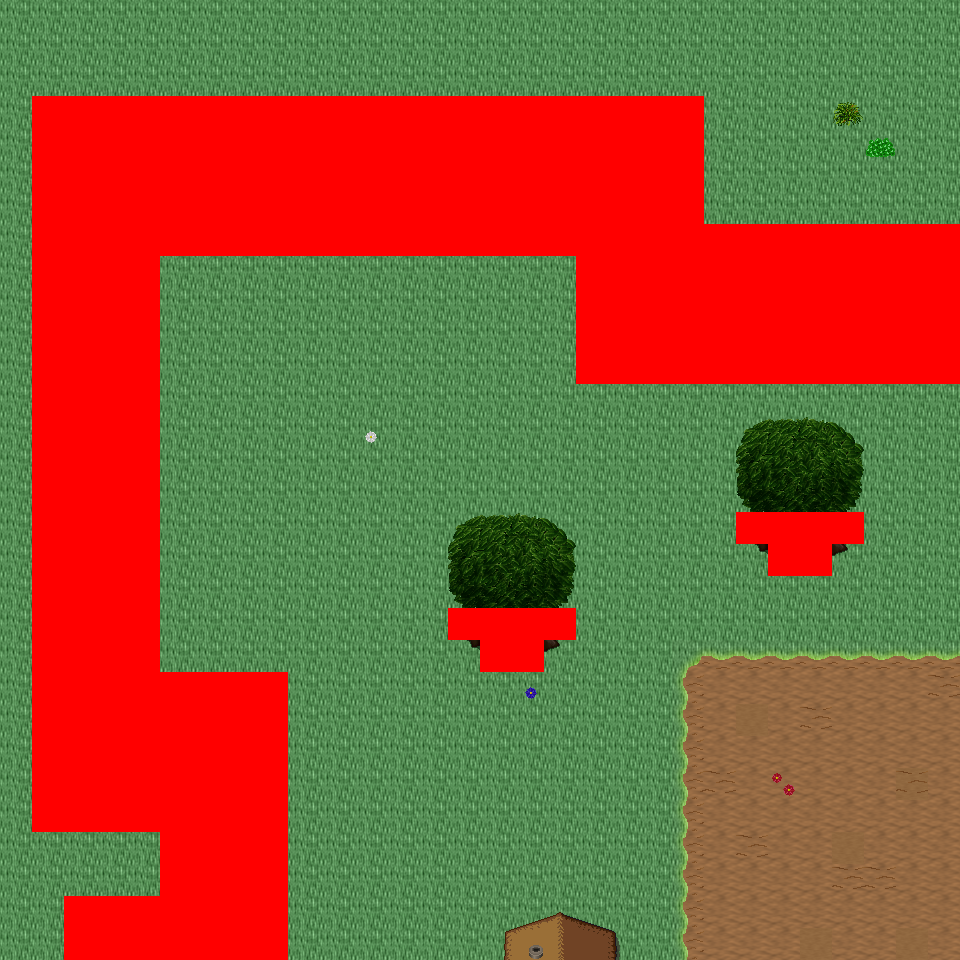

This is a level from a 2D game, rendered from its Tiled map with the project's own tilesets. A one-line summary and the map file follow, with tile-layer data summarised:
An orthogonal 30x30 tile map with 32x32 px tiles, 6 tile layers (Ground, Object, Object2, Above, ...), 46 tilesets and 5 objects (5x mapExit).

<map version="1.0" orientation="orthogonal" renderorder="right-down" width="30" height="30" tilewidth="32" tileheight="32" nextobjectid="6">
  <tileset firstgid="1" name="tileset_logic_collision" tilewidth="32" tileheight="32" tilecount="1" columns="1">
    <image source="../drawable/tileset_logic_collision.png" width="32" height="32" />
  </tileset>
  <tileset firstgid="2" name="tileset_ground_ground" tilewidth="32" tileheight="32" tilecount="33" columns="3">
    <image source="../drawable/tileset_ground_ground.png" width="96" height="352" />
  </tileset>
  <tileset firstgid="35" name="tileset_building_castle" tilewidth="32" tileheight="32" tilecount="320" columns="20">
    <image source="../drawable/tileset_building_castle.png" width="640" height="512" />
  </tileset>
  <tileset firstgid="355" name="tileset_item_weapon_cannon" tilewidth="32" tileheight="32" tilecount="12" columns="3">
    <image source="../drawable/tileset_item_weapon_cannon.png" width="96" height="128" />
  </tileset>
  <tileset firstgid="367" name="tileset_item_pot_barrels_1" tilewidth="32" tileheight="32" tilecount="8" columns="4">
    <image source="../drawable/tileset_item_pot_barrels_1.png" width="128" height="64" />
  </tileset>
  <tileset firstgid="375" name="tileset_plant_tree_tree_darkgreen" tilewidth="32" tileheight="32" tilecount="88" columns="8">
    <image source="../drawable/tileset_plant_tree_tree_darkgreen.png" width="256" height="352" />
  </tileset>
  <tileset firstgid="463" name="tileset_building_decoration_chimney_big" tilewidth="32" tileheight="32" tilecount="2" columns="1">
    <image source="../drawable/tileset_building_decoration_chimney_big.png" width="32" height="64" />
  </tileset>
  <tileset firstgid="465" name="tileset_building_door_door" tilewidth="32" tileheight="32" tilecount="6" columns="3">
    <image source="../drawable/tileset_building_door_door.png" width="96" height="64" />
  </tileset>
  <tileset firstgid="471" name="tileset_building_door_closed" tilewidth="32" tileheight="32" tilecount="1" columns="1">
    <image source="../drawable/tileset_building_door_closed.png" width="32" height="32" />
  </tileset>
  <tileset firstgid="472" name="tileset_building_window_window_centered" tilewidth="32" tileheight="32" tilecount="1" columns="1">
    <image source="../drawable/tileset_building_window_window_centered.png" width="32" height="32" />
  </tileset>
  <tileset firstgid="473" name="tileset_plant_bush_bushes" tilewidth="32" tileheight="32" tilecount="10" columns="5">
    <image source="../drawable/tileset_plant_bush_bushes.png" width="160" height="64" />
  </tileset>
  <tileset firstgid="483" name="tileset_furniture_sink_pale_brown_stone" tilewidth="32" tileheight="32" tilecount="4" columns="2">
    <image source="../drawable/tileset_furniture_sink_pale_brown_stone.png" width="64" height="64" />
  </tileset>
  <tileset firstgid="487" name="tileset_logic_item_sheepfood" tilewidth="32" tileheight="32" tilecount="1" columns="1">
    <image source="../drawable/tileset_logic_item_sheepfood.png" width="32" height="32" />
  </tileset>
  <tileset firstgid="488" name="tileset_logic_creature_sheep" tilewidth="32" tileheight="32" tilecount="1" columns="1">
    <image source="../drawable/tileset_logic_creature_sheep.png" width="32" height="32" />
  </tileset>
  <tileset firstgid="489" name="tileset_ground_grass_edges" tilewidth="32" tileheight="32" tilecount="36" columns="12">
    <image source="../drawable/tileset_ground_grass_edges.png" width="384" height="96" />
  </tileset>
  <tileset firstgid="525" name="tileset_ground_grass_corners" tilewidth="32" tileheight="32" tilecount="24" columns="6">
    <image source="../drawable/tileset_ground_grass_corners.png" width="192" height="128" />
  </tileset>
  <tileset firstgid="549" name="tileset_building_decoration_chimney" tilewidth="32" tileheight="32" tilecount="2" columns="1">
    <image source="../drawable/tileset_building_decoration_chimney.png" width="32" height="64" />
  </tileset>
  <tileset firstgid="551" name="tileset_plant_tree_taller_trees" tilewidth="32" tileheight="32" tilecount="32" columns="8">
    <image source="../drawable/tileset_plant_tree_taller_trees.png" width="256" height="128" />
  </tileset>
  <tileset firstgid="583" name="tileset_plant_vine" tilewidth="32" tileheight="32" tilecount="3" columns="1">
    <image source="../drawable/tileset_plant_vine.png" width="32" height="96" />
  </tileset>
  <tileset firstgid="586" name="tileset_logic_item_fruits" tilewidth="32" tileheight="32" tilecount="16" columns="8">
    <image source="../drawable/tileset_logic_item_fruits.png" width="256" height="64" />
  </tileset>
  <tileset firstgid="602" name="tileset_logic_item_vegetable" tilewidth="32" tileheight="32" tilecount="16" columns="8">
    <image source="../drawable/tileset_logic_item_vegetable.png" width="256" height="64" />
  </tileset>
  <tileset firstgid="618" name="tileset_building_fence_fence_chunky" tilewidth="32" tileheight="32" tilecount="21" columns="3">
    <image source="../drawable/tileset_building_fence_fence_chunky.png" width="96" height="224" />
  </tileset>
  <tileset firstgid="639" name="tileset_furniture_light_lamp_blue" tilewidth="32" tileheight="32" tilecount="3" columns="1">
    <image source="../drawable/tileset_furniture_light_lamp_blue.png" width="32" height="96" />
  </tileset>
  <tileset firstgid="642" name="tileset_light_dim_light_7x5" tilewidth="32" tileheight="32" tilecount="35" columns="7">
    <image source="../drawable/tileset_light_dim_light_7x5.png" width="224" height="160" />
  </tileset>
  <tileset firstgid="677" name="tileset_logic_protection" tilewidth="32" tileheight="32" tilecount="2" columns="2">
    <image source="../drawable/tileset_logic_protection.png" width="64" height="32" />
  </tileset>
  <tileset firstgid="679" name="tileset_logic_item_resources" tilewidth="32" tileheight="32" tilecount="6" columns="6">
    <image source="../drawable/tileset_logic_item_resources.png" width="192" height="32" />
  </tileset>
  <tileset firstgid="685" name="tileset_logic_item_mushroom" tilewidth="32" tileheight="32" tilecount="6" columns="6">
    <image source="../drawable/tileset_logic_item_mushroom.png" width="192" height="32" />
  </tileset>
  <tileset firstgid="691" name="tileset_plant_flower_daisy_blue" tilewidth="32" tileheight="32" tilecount="8" columns="2">
    <image source="../drawable/tileset_plant_flower_daisy_blue.png" width="64" height="128" />
  </tileset>
  <tileset firstgid="699" name="tileset_plant_flower_daisy_red" tilewidth="32" tileheight="32" tilecount="8" columns="2">
    <image source="../drawable/tileset_plant_flower_daisy_red.png" width="64" height="128" />
  </tileset>
  <tileset firstgid="707" name="tileset_plant_flower_daisy_white" tilewidth="32" tileheight="32" tilecount="8" columns="2">
    <image source="../drawable/tileset_plant_flower_daisy_white.png" width="64" height="128" />
  </tileset>
  <tileset firstgid="715" name="tileset_plant_flower_daisy_yellow" tilewidth="32" tileheight="32" tilecount="8" columns="2">
    <image source="../drawable/tileset_plant_flower_daisy_yellow.png" width="64" height="128" />
  </tileset>
  <tileset firstgid="723" name="tileset_logic_creature_animal" tilewidth="32" tileheight="32" tilecount="32" columns="8">
    <image source="../drawable/tileset_logic_creature_animal.png" width="256" height="128" />
  </tileset>
  <tileset firstgid="755" name="tileset_logic_creature_rodent" tilewidth="32" tileheight="32" tilecount="8" columns="8">
    <image source="../drawable/tileset_logic_creature_rodent.png" width="256" height="32" />
  </tileset>
  <tileset firstgid="763" name="tileset_item_hen_nest" tilewidth="32" tileheight="32" tilecount="1" columns="1">
    <image source="../drawable/tileset_item_hen_nest.png" width="32" height="32" />
  </tileset>
  <tileset firstgid="764" name="tileset_logic_item_dairy" tilewidth="32" tileheight="32" tilecount="1" columns="1">
    <image source="../drawable/tileset_logic_item_dairy.png" width="32" height="32" />
  </tileset>
  <tileset firstgid="765" name="tileset_plant_flower_red_blue_clusters" tilewidth="32" tileheight="32" tilecount="4" columns="1">
    <image source="../drawable/tileset_plant_flower_red_blue_clusters.png" width="32" height="128" />
  </tileset>
  <tileset firstgid="769" name="tileset_plant_flower_pointed_yellow" tilewidth="32" tileheight="32" tilecount="2" columns="2">
    <image source="../drawable/tileset_plant_flower_pointed_yellow.png" width="64" height="32" />
  </tileset>
  <tileset firstgid="771" name="tileset_building_decoration_banner" tilewidth="32" tileheight="32" tilecount="12" columns="1">
    <image source="../drawable/tileset_building_decoration_banner.png" width="32" height="384" />
  </tileset>
  <tileset firstgid="783" name="tileset_logic_creature_fowl" tilewidth="32" tileheight="32" tilecount="6" columns="6">
    <image source="../drawable/tileset_logic_creature_fowl.png" width="192" height="32" />
  </tileset>
  <tileset firstgid="789" name="tileset_logic_portal" tilewidth="32" tileheight="32" tilecount="24" columns="8">
    <image source="../drawable/tileset_logic_portal.png" width="256" height="96" />
  </tileset>
  <tileset firstgid="813" name="tileset_building_cottage" tilewidth="32" tileheight="32" tilecount="256" columns="16">
    <image source="../drawable/tileset_building_cottage.png" width="512" height="512" />
  </tileset>
  <tileset firstgid="1069" name="tileset_building_roof_thatched_roof" tilewidth="32" tileheight="32" tilecount="256" columns="16">
    <image source="../drawable/tileset_building_roof_thatched_roof.png" width="512" height="512" />
  </tileset>
  <tileset firstgid="1325" name="tileset_building_door_doors" tilewidth="32" tileheight="32" tilecount="256" columns="16">
    <image source="../drawable/tileset_building_door_doors.png" width="512" height="512" />
  </tileset>
  <tileset firstgid="1581" name="tileset_building_window_windows" tilewidth="32" tileheight="32" tilecount="256" columns="16">
    <image source="../drawable/tileset_building_window_windows.png" width="512" height="512" />
  </tileset>
  <tileset firstgid="1837" name="tileset_ground_ground_3" tilewidth="32" tileheight="32" tilecount="5" columns="5">
    <image source="../drawable/tileset_ground_ground_3.png" width="160" height="32" />
  </tileset>
  <tileset firstgid="1842" name="tileset_plant_bush_leafy" tilewidth="32" tileheight="32" tilecount="48" columns="8">
    <image source="../drawable/tileset_plant_bush_leafy.png" width="256" height="192" />
  </tileset>
  <layer name="Ground" width="30" height="30">
    <data>[900 cells, 900 non-empty, 12 distinct tile ids]</data>
  </layer>
  <layer name="Object" width="30" height="30">
    <data>[900 cells, 126 non-empty, 28 distinct tile ids]</data>
  </layer>
  <layer name="Object2" width="30" height="30">
    <data>[900 cells, 16 non-empty, 14 distinct tile ids]</data>
  </layer>
  <layer name="Above" width="30" height="30">
    <data>[900 cells, 34 non-empty, 22 distinct tile ids]</data>
  </layer>
  <layer name="Above2" width="30" height="30">
    <data>[900 cells, 1 non-empty, 1 distinct tile ids]</data>
  </layer>
  <layer name="Walkable" width="30" height="30">
    <data>[900 cells, 287 non-empty, 1 distinct tile ids]</data>
  </layer>
  <objectgroup name="MapEvents">
    <object id="1" name="south" type="mapExit" x="0" y="928" width="64" height="32">
      <properties>
        <property name="map" value="level_0_x1_y43" />
        <property name="x" value="0" />
        <property name="y" value="1" />
      </properties>
    </object>
    <object id="2" name="south2" type="mapExit" x="288" y="928" width="672" height="32">
      <properties>
        <property name="map" value="level_0_x1_y43" />
        <property name="x" value="9" />
        <property name="y" value="1" />
      </properties>
    </object>
    <object id="3" name="west" type="mapExit" x="0" y="0" width="32" height="960">
      <properties>
        <property name="map" value="level_0_x0_y42" />
        <property name="x" value="28" />
        <property name="y" value="0" />
      </properties>
    </object>
    <object id="4" name="east" type="mapExit" x="928" y="0" width="32" height="224">
      <properties>
        <property name="map" value="level_0_x2_y42" />
        <property name="x" value="1" />
        <property name="y" value="0" />
      </properties>
    </object>
    <object id="5" name="east2" type="mapExit" x="928" y="384" width="32" height="576">
      <properties>
        <property name="map" value="level_0_x2_y42" />
        <property name="x" value="1" />
        <property name="y" value="12" />
      </properties>
    </object>
  </objectgroup>
</map>
